Frame 1 (no input): blank canvas, image omitted
Frame 60 (the mouse pressed at the canvas centre just before this capture): blank canvas, image omitted
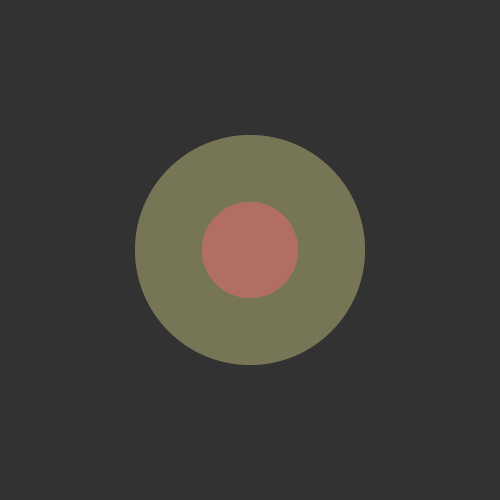
Frame 120 (the mouse held since frame 60 and released just before this capture)

The Processing sketch whose frames 1 and 60 were blank and that drew this single picture after the mouse press (run headless with seeded random() and noise(); from frame 60 on, the mouse is pressed at the canvas centre):

// Processing sketch: processing_170141
// ── processing_170141.pde

int currentFrame = 0;
PImage[] frames = new PImage[12];
int lastTime = 0;

void setup() {
  size(500, 500);
  noStroke();
  background(50);
  for (int i = 0; i < frames.length; i++) {
    frames[i] = get(); // Create a blank frame
  }
}

void draw() {
  fill(50,10);
  rect(0,0,500,500);
  int currentTime = millis();
  if (currentTime > lastTime+50) {
    nextFrame();
    lastTime = currentTime;
  }

  if (mousePressed == true) {
    fill(150,150,100,60);
    ellipse(pmouseX, pmouseY, mouseX-20, mouseX-20);
    fill(200,100,100,100);
    ellipse(pmouseX, pmouseY, (mouseX%11)*12, (mouseX%11)*12);
  }
}

void nextFrame() {
  frames[currentFrame] = get(); // Get the display window
  currentFrame++; // Increment to next frame
  if (currentFrame >= frames.length) {
    currentFrame = 0;
  }
  image(frames[currentFrame], 0, 0);
}
